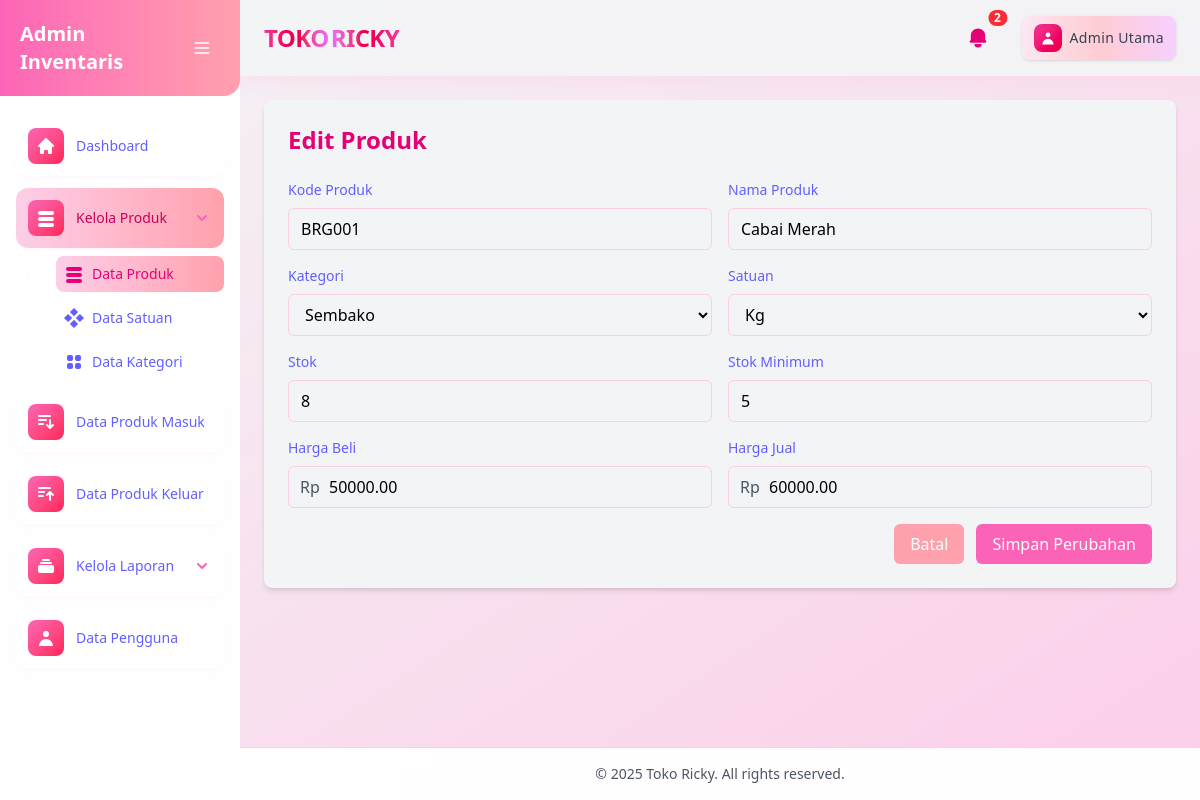
Screenshot of /modul/produk/edit.php?id=1 (signed in) with the database file from the repository.
### tables this page shows
CREATE TABLE `produk` (
  `id_produk` int(11) NOT NULL,
  `kode_produk` varchar(20) NOT NULL,
  `nama_produk` varchar(100) NOT NULL,
  `id_kategori_produk` int(11) NOT NULL,
  `id_satuan_produk` int(11) NOT NULL,
  `harga_beli` decimal(10,2) NOT NULL,
  `harga_jual` decimal(10,2) NOT NULL,
  `stok` int(11) NOT NULL,
  `stok_minimum` int(11) NOT NULL,
  `status_dihapus` tinyint(1) DEFAULT 0
);

### modul/produk/edit.php (the view, shortened to what this page needs)
<?php
    include '../../cek_login.php';
    $id = $_GET['id'];
    $query = "SELECT * FROM produk WHERE id_produk = '$id'";
    $result = mysqli_query($koneksi, $query);
    $data = mysqli_fetch_assoc($result);
?>
<?php include '../../layout/header.php'; ?>
<?php include '../../layout/sidebar.php'; ?>
    <main class="flex-1 p-2 sm:p-4 lg:p-6 animate-slide-in-down">
        <div class="bg-gray-100 rounded-lg shadow-md p-6 animate-slide-in-up">
            <h2 class="text-2xl font-semibold mb-6 text-pink-600 animate-bounce-in">Edit Produk</h2>
            <form action="proses_edit.php" method="POST" class="space-y-4 animate-scale-in">
                <div class="grid grid-cols-1 md:grid-cols-2 gap-4">
                    <div class="form-group animate-slide-in-left">
                        <label class="block text-sm font-medium text-indigo-500 mb-2">Kode Produk</label>
                        <input type="text" name="kode_produk" value="<?php echo $data['kode_produk']; ?>" class="w-full px-3 py-2 border border-pink-200 rounded-md focus:outline-none focus:ring-2 focus:ring-pink-400" placeholder="Masukkan kode produk" required>
                    </div>
                    <div class="form-group animate-slide-in-right">
                        <label class="block text-sm font-medium text-indigo-500 mb-2">Nama Produk</label>
                        <input type="text" name="nama_produk" value="<?php echo $data['nama_produk']; ?>" class="w-full px-3 py-2 border border-pink-200 rounded-md focus:outline-none focus:ring-2 focus:ring-pink-400" placeholder="Masukkan nama produk" required>
                    </div>
                    <div class="form-group animate-slide-in-left">
                        <label class="block text-sm font-medium text-indigo-500 mb-2">Kategori</label>
                        <select name="id_kategori_produk" class="w-full px-3 py-2 border border-pink-200 rounded-md focus:outline-none focus:ring-2 focus:ring-pink-400" required>
                            <?php
                            $query_kategori = "SELECT * FROM kategori_produk WHERE status_dihapus = 0";
                            $result_kategori = mysqli_query($koneksi, $query_kategori);
                            while($kategori = mysqli_fetch_assoc($result_kategori)) {
                                $selected = ($kategori['id_kategori_produk'] == $data['id_kategori_produk']) ? 'selected' : '';
                                echo "<option value='".$kategori['id_kategori_produk']."' ".$selected.">".$kategori['nama_kategori']."</option>";
                            }
                            ?>
                        </select>
                    </div>
                    <div class="form-group animate-slide-in-right">
                        <label class="block text-sm font-medium text-indigo-500 mb-2">Satuan</label>
                        <select name="id_satuan_produk" class="w-full px-3 py-2 border border-pink-200 rounded-md focus:outline-none focus:ring-2 focus:ring-pink-400" required>
                            <?php
                            $query_satuan = "SELECT * FROM satuan_produk WHERE status_dihapus = 0";
                            $result_satuan = mysqli_query($koneksi, $query_satuan);
                            while($satuan = mysqli_fetch_assoc($result_satuan)) {
                                $selected = ($satuan['id_satuan_produk'] == $data['id_satuan_produk']) ? 'selected' : '';
                                echo "<option value='".$satuan['id_satuan_produk']."' ".$selected.">".$satuan['nama_satuan']."</option>";
                            }
                            ?>
                        </select>
                    </div>
                    <div class="form-group animate-slide-in-left">
                        <label class="block text-sm font-medium text-indigo-500 mb-2">Stok</label>
                        <input type="number" name="stok" min="0" value="<?php echo $data['stok']; ?>" class="w-full px-3 py-2 border border-pink-200 rounded-md focus:outline-none focus:ring-2 focus:ring-pink-400" placeholder="Masukkan stok" required>
                    </div>
                    <div class="form-group animate-slide-in-right">
                        <label class="block text-sm font-medium text-indigo-500 mb-2">Stok Minimum</label>
                        <input type="number" name="stok_minimum" min="0" value="<?php echo $data['stok_minimum']; ?>" class="w-full px-3 py-2 border border-pink-200 rounded-md focus:outline-none focus:ring-2 focus:ring-pink-400" placeholder="Masukkan stok minimum" required>
                    </div>
                    <div class="form-group animate-slide-in-left">
                        <label class="block text-sm font-medium text-indigo-500 mb-2">Harga Beli</label>
                        <div class="relative">
                            <span class="absolute left-3 top-1/2 transform -translate-y-1/2 text-gray-600 font-medium">Rp</span>
                            <input type="number" name="harga_beli" min="0" value="<?php echo $data['harga_beli']; ?>" class="w-full pl-10 pr-3 py-2 border border-pink-200 rounded-md focus:outline-none focus:ring-2 focus:ring-pink-400" placeholder="Masukkan harga beli" required>
                        </div>
                    </div>
                    <div class="form-group animate-slide-in-right">
                        <label class="block text-sm font-medium text-indigo-500 mb-2">Harga Jual</label>
                        <div class="relative">
                            <span class="absolute left-3 top-1/2 transform -translate-y-1/2 text-gray-600 font-medium">Rp</span>
                            <input type="number" name="harga_jual" min="0" value="<?php echo $data['harga_jual']; ?>" class="w-full pl-10 pr-3 py-2 border border-pink-200 rounded-md focus:outline-none focus:ring-2 focus:ring-pink-400" placeholder="Masukkan harga jual" required>
                        </div>
                    </div>
                </div>
                <div class="flex justify-end space-x-3 animate-slide-in-up">
                    <a href="index.php" class="px-4 py-2 bg-rose-300 text-white rounded-md hover:bg-rose-500 transition duration-200">Batal</a>
                    <button type="submit" onclick="return confirm('Apakah Anda yakin ingin menyimpan perubahan?')" class="px-4 py-2 bg-pink-400 text-white rounded-md hover:bg-pink-600 transition duration-200">Simpan Perubahan</button>
                </div>
            </form>
        </div>
    </main>
<?php include ('../../layout/footer.php'); ?>

### src/style.css (style rules this page uses)
.animate-slide-in-up { animation: slide-in-up 0.6s cubic-bezier(0.16, 1, 0.3, 1); }
.animate-slide-in-down { animation: slide-in-down 0.6s cubic-bezier(0.16, 1, 0.3, 1); }
.animate-slide-in-left { animation: slide-in-left 0.6s cubic-bezier(0.16, 1, 0.3, 1); }
.animate-slide-in-right { animation: slide-in-right 0.6s cubic-bezier(0.16, 1, 0.3, 1); }
.animate-scale-in { animation: scale-in 0.5s cubic-bezier(0.34, 1.56, 0.64, 1); }
.animate-bounce-in { animation: bounce-in 0.8s cubic-bezier(0.68, -0.55, 0.265, 1.55); }

### rows the page displays
produk: kode_produk "BRG001", nama_produk "Cabai Merah", stok "8", stok_minimum "5", harga_beli "50000.00", harga_jual "60000.00"

### other values shown
$total_notifikasi "2"
$sesi_nama_lengkap_pengguna "Admin Utama"
form field id_kategori_produk "Sembako"
form field id_satuan_produk "Kg"
